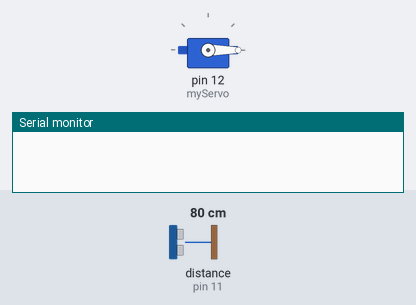
This sketch was run on a simulated Arduino Uno, built with avr-gcc and run on an emulated ATmega328P. Parts: servo, the last lines printed to the serial monitor. Wiring (inferred from the names in the program): ultrasonic range finder: trigger pin 10; echo pin 11. The inputs (shaded band) are chosen by the test bench; at power-on: distance to the obstacle (sensor on pin 11) 80 cm. The echo pulse lasts 58.3 µs per cm.

Above: at 0.01 s.
1.3 s: distance to the obstacle (sensor on pin 11) set to 60 cm
At 2.4 s:
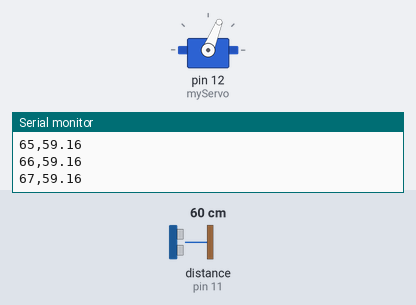
4.3 s: distance to the obstacle (sensor on pin 11) set to 120 cm
At 5.3 s:
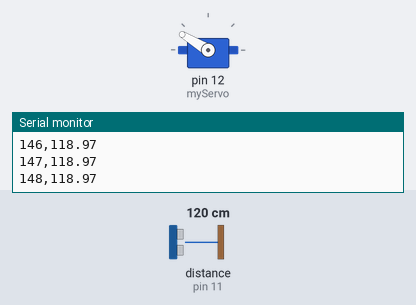
7.3 s: distance to the obstacle (sensor on pin 11) set to 2 cm
At 8.0 s:
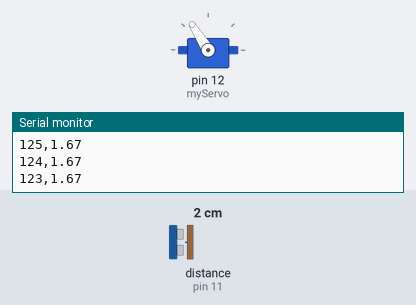
Timing chart, 0 to 19.3 s (numbered marks = the images above; inputs shaded):
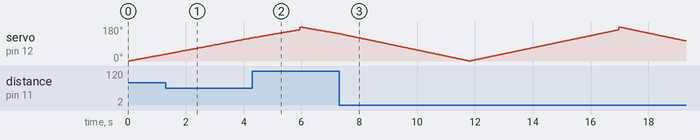

The sketch:

arduinoCode.ino
```cpp
#include <Servo.h>
const int trigPin = 10;
const int echoPin = 11;
float duration;
float distance;
Servo myServo;
void setup() {
  pinMode(trigPin, OUTPUT);
  pinMode(echoPin, INPUT);
  Serial.begin(9600);
  myServo.attach(12);
}
void loop() {
  for(int i=0;i<=165;i++){
  myServo.write(i);
  delay(30);
  distance = calculateDistance();
  Serial.print(i);
  Serial.print(",");
  Serial.println(distance);
  }
  for(int i=180;i>0;i--){
  myServo.write(i);
  delay(30);
  distance = calculateDistance();
  Serial.print(i);
  Serial.print(",");
  Serial.println(distance);
  }
}
float calculateDistance(){
  digitalWrite(trigPin, LOW);
  delayMicroseconds(2);
  digitalWrite(trigPin, HIGH);
  delayMicroseconds(10);
  digitalWrite(trigPin, LOW);
  duration = pulseIn(echoPin, HIGH);
  distance= duration*0.034/2;
  return distance;
}
```
